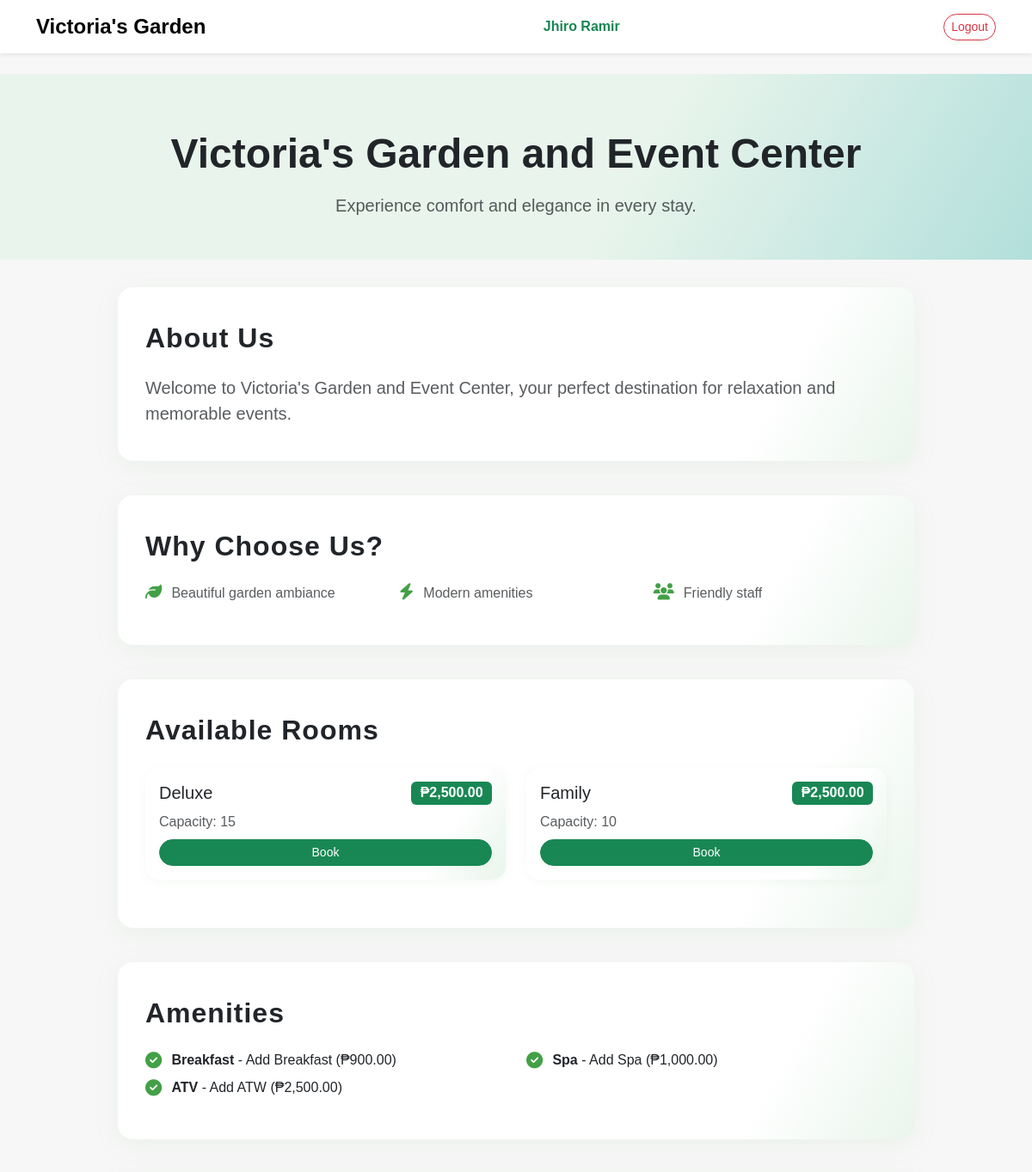
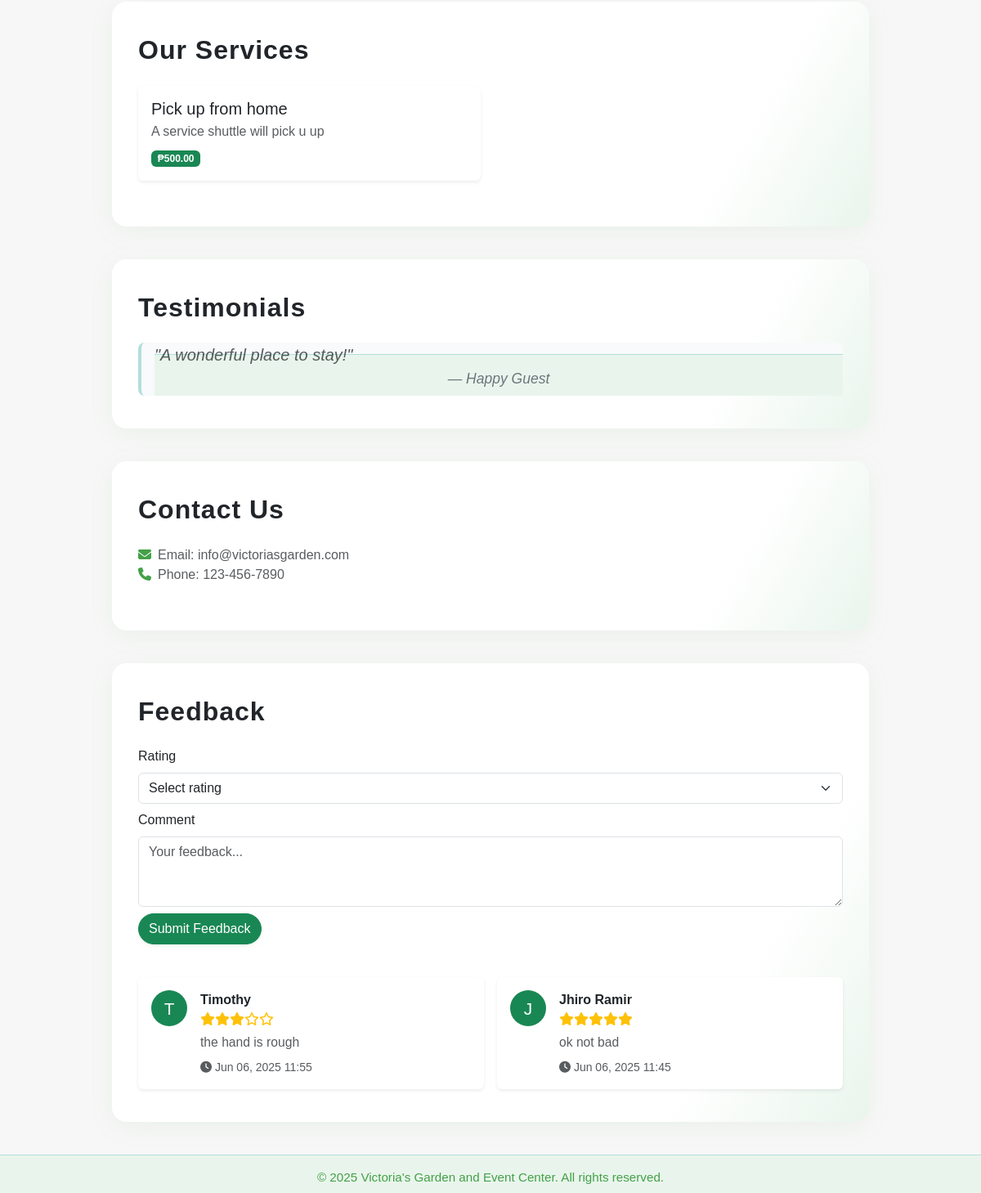
Page /homepage.php (signed in) on the committed database (2 pictures, top to bottom).
### tables this page shows
CREATE TABLE `room` (
  `Room_ID` int(11) NOT NULL,
  `Room_Type` varchar(255) NOT NULL,
  `Room_Rate` decimal(10,2) NOT NULL,
  `Room_Cap` int(11) NOT NULL
);

CREATE TABLE `amenity` (
  `Amenity_ID` int(11) NOT NULL,
  `Amenity_Name` varchar(255) NOT NULL,
  `Amenity_Desc` varchar(255) NOT NULL,
  `Amenity_Cost` decimal(10,2) NOT NULL
);

CREATE TABLE `service` (
  `Service_ID` int(11) NOT NULL,
  `Service_Name` varchar(255) NOT NULL,
  `Service_Desc` varchar(255) NOT NULL,
  `Service_Cost` decimal(10,2) NOT NULL
);

CREATE TABLE `feedback` (
  `Feed_ID` int(11) NOT NULL,
  `Cust_ID` int(11) NOT NULL,
  `Booking_ID` int(11) NOT NULL,
  `Feed_Rating` decimal(6,2) NOT NULL,
  `Feed_Comment` text NOT NULL,
  `Feed_DOF` timestamp NOT NULL DEFAULT current_timestamp()
);

CREATE TABLE `customer` (
  `Cust_ID` int(11) NOT NULL,
  `Cust_FN` varchar(255) NOT NULL,
  `Cust_LN` varchar(255) NOT NULL,
  `Cust_Email` varchar(255) NOT NULL,
  `Cust_Phone` bigint(20) NOT NULL,
  `Cust_Password` varchar(255) NOT NULL,
  `is_banned` tinyint(1) DEFAULT 0
);

### classes/database.php (called while the page is built, shortened)
<?php
class Database {
    private $host = "localhost";
    private $db_name = "guest_accommodation_system";
    private $username = "root";
    private $password = "";
    public $conn;
    public function connect() {
        $this->conn = new mysqli(
            $this->host,
            $this->username,
            $this->password,
            $this->db_name
        );
    }
    public function getConnection() {
        return $this->conn;
    }
    public function getAllAmenities() {
        $conn = $this->getConnection();
        $result = $conn->query("SELECT * FROM amenity");
        $amenities = [];
        if ($result) {
            while ($row = $result->fetch_assoc()) {
                $amenities[] = $row;
            }
        }
        return $amenities;
    }
    public function getAllRooms() {
        $conn = $this->getConnection();
        $result = $conn->query("SELECT * FROM room");
        $rooms = [];
        if ($result) {
            while ($row = $result->fetch_assoc()) {
                $rooms[] = $row;
            }
        }
        return $rooms;
    }
    public function getAllServices() {
        $conn = $this->getConnection();
        $result = $conn->query("SELECT * FROM service");
        $services = [];
        if ($result) {
            while ($row = $result->fetch_assoc()) {
                $services[] = $row;
            }
        }
        return $services;
    }
    public function getRoomPrice($room_id, $default_price, $ref_date = null) {
        $conn = $this->getConnection();
        $date = $ref_date ?: date('Y-m-d H:i:s');
        $stmt = $conn->prepare("SELECT Price FROM roomprices WHERE Room_ID = ? AND ? BETWEEN PromValidF AND PromValidT ORDER BY PromValidT DESC LIMIT 1");
        $stmt->bind_param("is", $room_id, $date);
        $stmt->execute();
        return $default_price;
    }
    public function getAmenityPrice($amenity_id, $default_price, $ref_date = null) {
        $conn = $this->getConnection();
        $date = $ref_date ?: date('Y-m-d H:i:s');
        $stmt = $conn->prepare("SELECT Price FROM amenityprices WHERE Amenity_ID = ? AND ? BETWEEN PromValidF AND PromValidT ORDER BY PromValidT DESC LIMIT 1");
        $stmt->bind_param("is", $amenity_id, $date);
        $stmt->execute();
        return $default_price;
    }
    public function getServicePrice($service_id, $default_price, $ref_date = null) {
        $conn = $this->getConnection();
        $date = $ref_date ?: date('Y-m-d H:i:s');
        $stmt = $conn->prepare("SELECT Price FROM serviceprices WHERE Service_ID = ? AND ? BETWEEN PromValidF AND PromValidT ORDER BY PromValidT DESC LIMIT 1");
        $stmt->bind_param("is", $service_id, $date);
        $stmt->execute();
        return $default_price;
    }
}
?>

### homepage.php (the view, shortened to what this page needs)
<?php
require_once('classes/database.php');
$db = new Database();
$rooms = $db->getAllRooms();
$amenities = $db->getAllAmenities();
$services = $db->getAllServices();
?>
<!doctype html>
<html lang="en">
<head>
    <link href="https://cdn.jsdelivr.net/npm/bootstrap@5.3.2/dist/css/bootstrap.min.css" rel="stylesheet" />
    <link href="https://cdnjs.cloudflare.com/ajax/libs/font-awesome/6.4.2/css/all.min.css" rel="stylesheet" />
    <link href="style.css" rel="stylesheet" />
</head>
<body>
    <nav class="navbar navbar-light shadow-sm mb-4">
        <div class="container d-flex justify-content-between align-items-center">
            <span class="navbar-brand fw-bold fs-4">Victoria's Garden</span>
            <span class="text-success fw-semibold"><?= htmlspecialchars($_SESSION['user_FN']) ?></span>
            <a href="logout.php" class="btn btn-outline-danger btn-sm">Logout</a>
        </div>
    </nav>
    <div class="hero-section text-center">
        <h1 class="display-5 fw-bold mb-3">Victoria's Garden and Event Center</h1>
        <p class="text-muted fs-5 mb-0">Experience comfort and elegance in every stay.</p>
    </div>
    <div class="container" style="max-width: 950px;">
        <section class="minimal-section" id="about">
            <h2 class="section-title">About Us</h2>
            <p class="text-muted mb-0 fs-5">
                Welcome to Victoria's Garden and Event Center, your perfect destination for relaxation and memorable events.
            </p>
        </section>
        <section class="minimal-section" id="whychoose">
            <h2 class="section-title">Why Choose Us?</h2>
            <div class="row text-muted fs-6">
                <div class="col-md-4 mb-2"><i class="fa-solid fa-leaf amenity-icon"></i>Beautiful garden ambiance</div>
                <div class="col-md-4 mb-2"><i class="fa-solid fa-bolt amenity-icon"></i>Modern amenities</div>
                <div class="col-md-4 mb-2"><i class="fa-solid fa-users amenity-icon"></i>Friendly staff</div>
            </div>
        </section>
        <section class="minimal-section" id="rooms">
            <h2 class="section-title">Available Rooms</h2>
            <div class="row">
                <?php foreach($rooms as $room): ?>
                <div class="col-md-6">
                    <div class="card room-card p-3 mb-3">
                        <div class="d-flex justify-content-between align-items-center mb-2">
                            <h5 class="mb-0"><?= htmlspecialchars($room['Room_Type']) ?></h5>
                            <span class="badge bg-success fs-6">
                                ₱<?= number_format($db->getRoomPrice($room['Room_ID'], $room['Room_Rate']), 2) ?>
                            </span>
                        </div>
                        <div class="mb-2 text-muted">Capacity: <?= $room['Room_Cap'] ?></div>
                        <a href="book_room.php?id=<?= $room['Room_ID'] ?>" class="btn btn-success btn-sm w-100">Book</a>
                    </div>
                </div>
                <?php endforeach; ?>
            </div>
        </section>
        <section class="minimal-section" id="amenities">
            <h2 class="section-title">Amenities</h2>
            <div class="row">
                <?php foreach($amenities as $amenity): ?>
                <div class="col-md-6 mb-2">
                    <div class="d-flex align-items-center">
                        <i class="fa-solid fa-circle-check amenity-icon"></i>
                        <span>
                            <strong><?= htmlspecialchars($amenity['Amenity_Name']) ?></strong>
                            <?php if (!empty($amenity['Amenity_Desc'])): ?>
                                - <?= htmlspecialchars($amenity['Amenity_Desc']) ?>
                            <?php endif; ?>
                            <?php if (isset($amenity['Amenity_Cost'])): ?>
                                (₱<?= number_format($db->getAmenityPrice($amenity['Amenity_ID'], $amenity['Amenity_Cost']), 2) ?>)
                            <?php endif; ?>
                        </span>
                    </div>
                </div>
                <?php endforeach; ?>
            </div>
        </section>
        <section class="minimal-section" id="services">
            <h2 class="section-title">Our Services</h2>
            <div class="row">
                <?php if ($services && count($services)): ?>
                    <?php foreach ($services as $service): ?>
                        <div class="col-md-6 mb-3">
                            <div class="card shadow-sm border-0 h-100">
                                <div class="card-body">
                                    <h5 class="card-title mb-1"><?= htmlspecialchars($service['Service_Name']) ?></h5>
                                    <div class="mb-2 text-muted"><?= htmlspecialchars($service['Service_Desc']) ?></div>
                                    <span class="badge bg-success">
                                        ₱<?= number_format($db->getServicePrice($service['Service_ID'], $service['Service_Cost']), 2) ?>
                                    </span>
                                </div>
                            </div>
                        </div>
                    <?php endforeach; ?>
                <?php else: ?>
                    <div class="col-12 text-muted">No services available at the moment.</div>
                <?php endif; ?>
            </div>
        </section>
        <section class="minimal-section" id="testimonials">
            <h2 class="section-title">Testimonials</h2>
            <blockquote class="blockquote text-muted mb-0">
                <p class="mb-0">"A wonderful place to stay!"</p>
                <footer class="blockquote-footer">Happy Guest</footer>
            </blockquote>
        </section>
        <section class="minimal-section" id="contact">
            <h2 class="section-title">Contact Us</h2>
            <p class="text-muted mb-0">
                <i class="fa-solid fa-envelope contact-icon"></i>Email: info@victoriasgarden.com
            </p>
            <p class="text-muted">
                <i class="fa-solid fa-phone contact-icon"></i>Phone: 123-456-7890
            </p>
        </section>
        <section class="minimal-section" id="feedback">
            <h2 class="section-title">Feedback</h2>
            <form method="post" class="mb-4">
                <div class="mb-2">
                    <label for="feed_rating" class="form-label">Rating</label>
                    <select name="feed_rating" id="feed_rating" class="form-select" required>
                        <option value="">Select rating</option>
                    </select>
                </div>
                <div class="mb-2">
                    <label for="feed_comment" class="form-label">Comment</label>
                    <textarea name="feed_comment" id="feed_comment" class="form-control" rows="3" placeholder="Your feedback..." required></textarea>
                </div>
                <button type="submit" name="submit_feedback" class="btn btn-success">Submit Feedback</button>
            </form>
            <?php
            $result = $db->getConnection()->query(
                "SELECT f.Feed_Rating, f.Feed_Comment, f.Feed_DOF, c.Cust_FN
                 FROM feedback f
                 JOIN customer c ON f.Cust_ID = c.Cust_ID
                 ORDER BY f.Feed_DOF DESC LIMIT 5"
            );
            ?>
            <div class="row g-3 mt-4">
                <?php if ($result && $result->num_rows > 0): ?>
                    <?php while($row = $result->fetch_assoc()): ?>
                        <div class="col-md-6">
                            <div class="card shadow-sm border-0 h-100">
                                <div class="card-body d-flex align-items-start">
                                    <div class="me-3">
                                        <div class="rounded-circle bg-success text-white d-flex align-items-center justify-content-center" style="width:44px;height:44px;font-size:1.3rem;">
                                            <?= strtoupper(substr($row['Cust_FN'], 0, 1)) ?>
                                        </div>
                                    </div>
                                    <div>
                                        <div class="fw-semibold"><?= htmlspecialchars($row['Cust_FN']) ?></div>
                                        <div class="mb-1" style="color:#ffc107;">
                                            <?php
                                            $stars = intval($row['Feed_Rating']);
                                            for ($i = 0; $i < $stars; $i++) echo '<i class="fa fa-star"></i>';
                                            for ($i = $stars; $i < 5; $i++) echo '<i class="fa-regular fa-star"></i>';
                                            ?>
                                        </div>
                                        <div class="mb-2 text-muted" style="font-size:0.98em;"><?= htmlspecialchars($row['Feed_Comment']) ?></div>
                                        <div class="text-muted small"><i class="fa fa-clock"></i> <?= date('M d, Y H:i', strtotime($row['Feed_DOF'])) ?></div>
                                    </div>
                                </div>
                            </div>
                        </div>
                    <?php endwhile; ?>
                <?php else: ?>
                    <div class="col-12 text-muted">No feedback yet.</div>
                <?php endif; ?>
            </div>
        </section>
    </div>
    <footer>
        &copy; <?= date('Y') ?> Victoria's Garden and Event Center. All rights reserved.
    </footer>
</body>
</html>

### style.css (style rules this page uses)
:root { --primary-green: #006400; --accent-gold: #ffd700; --dark-bg: #222; --light-bg: #f8f9fa; --white: #fff; }
.section-title { animation: fadeInDown 1s; }
.room-card, .card-custom { animation: fadeInUp 1s; }

### homepage.php (style rules this page uses)
body { font-family: 'Montserrat', sans-serif; background: #f7f7f7; }
.navbar { background: #fff; }
.hero-section { background: linear-gradient(120deg, #e9f5ec 60%, #b2dfdb 100%); padding: 4rem 0 3rem 0; margin-bottom: 2rem; animation: fadeInDown 1s; }
.section-title { font-weight: 800; margin-bottom: 1.5rem; letter-spacing: 1px; }
.minimal-section { background: linear-gradient(120deg, #fff 80%, #e9f5ec 100%); border-radius: 18px; padding: 2.5rem 2rem; margin-bottom: 2.5rem; box-shadow: 0 6px 32px rgba(67,160,71,0.07); transition: box-shadow 0.2s, transform 0.2s; }
.btn { border-radius: 20px; transition: background 0.2s, color 0.2s, box-shadow 0.2s; box-shadow: 0 2px 8px rgba(67,160,71,0.07); }
.room-card { border: none; border-radius: 16px; box-shadow: 0 2px 12px rgba(67,160,71,0.06); margin-bottom: 1.5rem; transition: box-shadow 0.2s, transform 0.2s; background: linear-gradient(120deg, #fff 80%, #e9f5ec 100%); }
.amenity-icon { color: #43a047; margin-right: 0.7rem; font-size: 1.2rem; }
.blockquote { border-left: 4px solid #b2dfdb; padding-left: 1rem; font-style: italic; background: #f8fafb; border-radius: 8px; }
.contact-icon { color: #43a047; margin-right: 0.5rem; }
footer { background: #e9f5ec; color: #43a047; text-align: center; padding: 1rem 0 0.5rem 0; font-size: 0.95rem; border-top: 1px solid #b2dfdb; margin-top: 2rem; }

### rows in the picture
room: Room_Type "Deluxe", RoomPrice "2,500.00", Room_Cap "15"
room: Room_Type "Family", RoomPrice "2,500.00", Room_Cap "10"
amenity: Amenity_Name "Breakfast", Amenity_Desc "Add Breakfast", AmenityPrice "900.00"
amenity: Amenity_Name "Spa", Amenity_Desc "Add Spa", AmenityPrice "1,000.00"
amenity: Amenity_Name "ATV", Amenity_Desc "Add ATW", AmenityPrice "2,500.00"
service: Service_Name "Pick up from home", Service_Desc "A service shuttle will pick u up", ServicePrice "500.00"
feedback: Cust_ID.Cust_FN "T", Cust_ID.Cust_FN "Timothy", Feed_Rating 3 (drawn), Feed_Comment "the hand is rough", Feed_DOF "Jun 06, 2025 11:55"
feedback: Cust_ID.Cust_FN "J", Cust_ID.Cust_FN "Jhiro Ramir", Feed_Rating 5 (drawn), Feed_Comment "ok not bad", Feed_DOF "Jun 06, 2025 11:45"

### other values in the picture
$_SESSION['user_FN'] "Jhiro Ramir"
